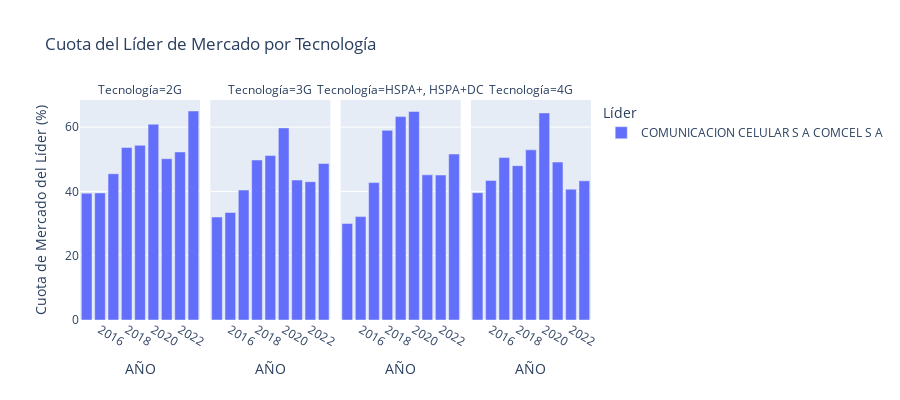

Notebook code cell kept with this figure:
### Code cell
tecnologias_para_analizar = [col for col in df.columns if 'COBERTURA' in col or 'COBERTUTA' in col]

def identificar_lideres_mercado(df):
    años = sorted(df['AÑO'].unique())
    lideres = []
    
    for tecnologia in tecnologias_para_analizar:
        for año in años:
            try:
                cuota = analizar_cuota_mercado_por_tecnologia(df, tecnologia, año)
                if len(cuota) > 0:
                    lider = cuota.iloc[0]
                    lideres.append({
                        'AÑO': año,
                        'Tecnología': tecnologia.replace('COBERTURA ', '').replace('COBERTUTA ', ''),
                        'Líder': lider['PROVEEDOR'],
                        'Cuota (%)': lider['Porcentaje']
                    })
            except:
                pass
    
    return pd.DataFrame(lideres)

df_lideres = identificar_lideres_mercado(df)

for tecnologia in df_lideres['Tecnología'].unique():
    df_tech = df_lideres[df_lideres['Tecnología'] == tecnologia]

fig = px.bar(
    df_lideres,
    x='AÑO',
    y='Cuota (%)',
    color='Líder',
    facet_col='Tecnología',
    title='Cuota del Líder de Mercado por Tecnología',
    labels={'Cuota (%)': 'Cuota de Mercado del Líder (%)'}
)

fig.update_layout(height=400)
fig.write_html('graficos/lideres_mercado_por_tecnologia.html')
fig.show()

### Figure 1 — Plotly figure (JSON) as saved in the notebook; plotly's stock layout.template omitted (floating-point values rounded to 4 significant figures)
{"data": [{"hovertemplate": "Líder=COMUNICACION CELULAR S A COMCEL S A<br>Tecnología=2G<br>AÑO=%{x}<br>Cuota de Mercado del Líder (%)=%{y}<extra></extra>", "legendgroup": "COMUNICACION CELULAR S A COMCEL S A", "marker": {"color": "#636efa", "pattern": {"shape": ""}}, "name": "COMUNICACION CELULAR S A COMCEL S A", "orientation": "v", "showlegend": true, "textposition": "auto", "type": "bar", "x": [2015, 2016, 2017, 2018, 2019, 2020, 2021, 2022, 2023], "xaxis": "x", "y": [39.45, 39.54, 45.49, 53.65, 54.35, 60.89, 50.18, 52.27, 65.01], "yaxis": "y"}, {"hovertemplate": "Líder=COMUNICACION CELULAR S A COMCEL S A<br>Tecnología=3G<br>AÑO=%{x}<br>Cuota de Mercado del Líder (%)=%{y}<extra></extra>", "legendgroup": "COMUNICACION CELULAR S A COMCEL S A", "marker": {"color": "#636efa", "pattern": {"shape": ""}}, "name": "COMUNICACION CELULAR S A COMCEL S A", "orientation": "v", "showlegend": false, "textposition": "auto", "type": "bar", "x": [2015, 2016, 2017, 2018, 2019, 2020, 2021, 2022, 2023], "xaxis": "x2", "y": [32.04, 33.44, 40.43, 49.77, 51.14, 59.76, 43.54, 43.02, 48.69], "yaxis": "y2"}, {"hovertemplate": "Líder=COMUNICACION CELULAR S A COMCEL S A<br>Tecnología=HSPA+, HSPA+DC<br>AÑO=%{x}<br>Cuota de Mercado del Líder (%)=%{y}<extra></extra>", "legendgroup": "COMUNICACION CELULAR S A COMCEL S A", "marker": {"color": "#636efa", "pattern": {"shape": ""}}, "name": "COMUNICACION CELULAR S A COMCEL S A", "orientation": "v", "showlegend": false, "textposition": "auto", "type": "bar", "x": [2015, 2016, 2017, 2018, 2019, 2020, 2021, 2022, 2023], "xaxis": "x3", "y": [30.0, 32.17, 42.73, 59.0, 63.27, 64.88, 45.16, 45.09, 51.62], "yaxis": "y3"}, {"hovertemplate": "Líder=COMUNICACION CELULAR S A COMCEL S A<br>Tecnología=4G<br>AÑO=%{x}<br>Cuota de Mercado del Líder (%)=%{y}<extra></extra>", "legendgroup": "COMUNICACION CELULAR S A COMCEL S A", "marker": {"color": "#636efa", "pattern": {"shape": ""}}, "name": "COMUNICACION CELULAR S A COMCEL S A", "orientation": "v", "showlegend": false, "textposition": "auto", "type": "bar", "x": [2015, 2016, 2017, 2018, 2019, 2020, 2021, 2022, 2023], "xaxis": "x4", "y": [39.6, 43.43, 50.52, 48.01, 52.93, 64.41, 49.12, 40.71, 43.29], "yaxis": "y4"}], "layout": {"annotations": [{"font": {}, "showarrow": false, "text": "Tecnología=2G", "x": 0.1175, "xanchor": "center", "xref": "paper", "y": 1, "yanchor": "bottom", "yref": "paper"}, {"font": {}, "showarrow": false, "text": "Tecnología=3G", "x": 0.3725, "xanchor": "center", "xref": "paper", "y": 1, "yanchor": "bottom", "yref": "paper"}, {"font": {}, "showarrow": false, "text": "Tecnología=HSPA+, HSPA+DC", "x": 0.6275, "xanchor": "center", "xref": "paper", "y": 1, "yanchor": "bottom", "yref": "paper"}, {"font": {}, "showarrow": false, "text": "Tecnología=4G", "x": 0.8825, "xanchor": "center", "xref": "paper", "y": 1, "yanchor": "bottom", "yref": "paper"}], "barmode": "relative", "height": 400, "legend": {"title": {"text": "Líder"}, "tracegroupgap": 0}, "title": {"text": "Cuota del Líder de Mercado por Tecnología"}, "xaxis": {"anchor": "y", "domain": [0, 0.235], "title": {"text": "AÑO"}}, "xaxis2": {"anchor": "y2", "domain": [0.255, 0.49], "matches": "x", "title": {"text": "AÑO"}}, "xaxis3": {"anchor": "y3", "domain": [0.51, 0.745], "matches": "x", "title": {"text": "AÑO"}}, "xaxis4": {"anchor": "y4", "domain": [0.765, 1.0], "matches": "x", "title": {"text": "AÑO"}}, "yaxis": {"anchor": "x", "domain": [0, 1], "title": {"text": "Cuota de Mercado del Líder (%)"}}, "yaxis2": {"anchor": "x2", "domain": [0, 1], "matches": "y", "showticklabels": false}, "yaxis3": {"anchor": "x3", "domain": [0, 1], "matches": "y", "showticklabels": false}, "yaxis4": {"anchor": "x4", "domain": [0, 1], "matches": "y", "showticklabels": false}}}
